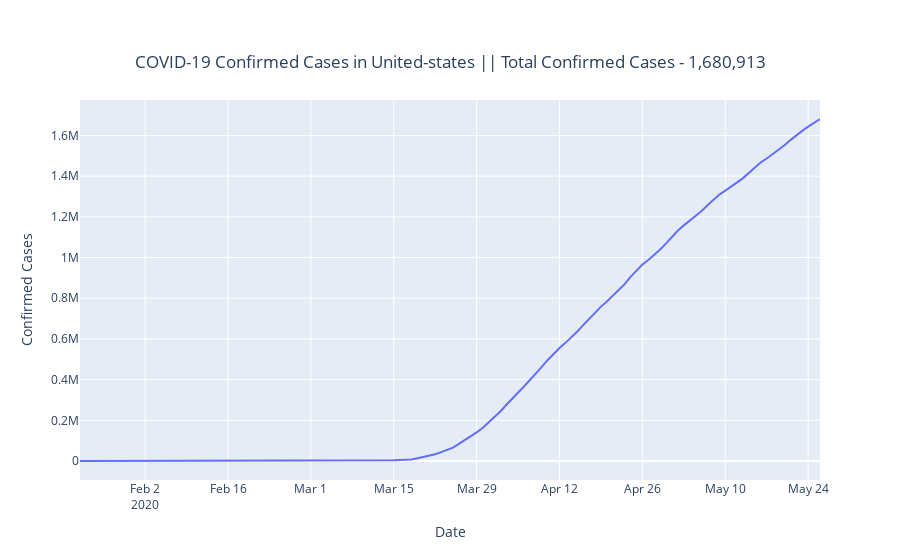

The code cell stored with this chart in its notebook:
### Code cell
x = date_objects
y = confirmed_list
fig = go.Figure(data=go.Scatter(x=x, y=y))
yLabelTitle(fig,y)
fig.show()
